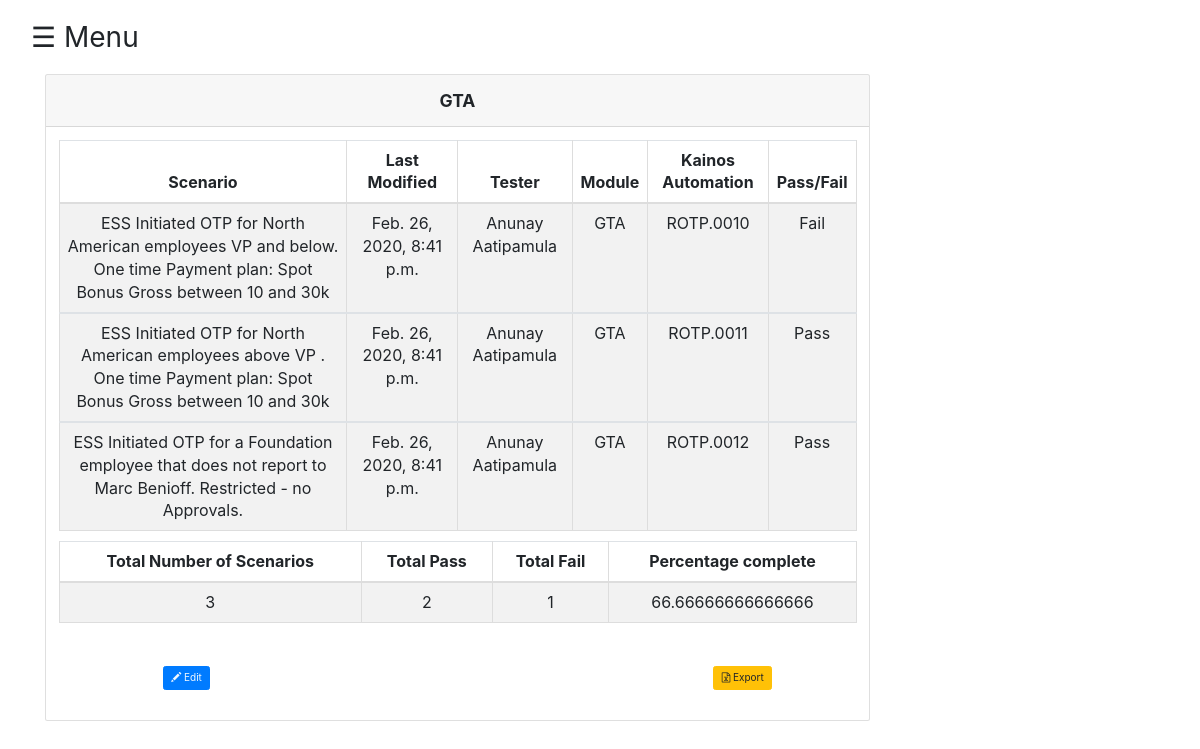
The page /browse/GTA/ (signed in) on the database as committed earlier.
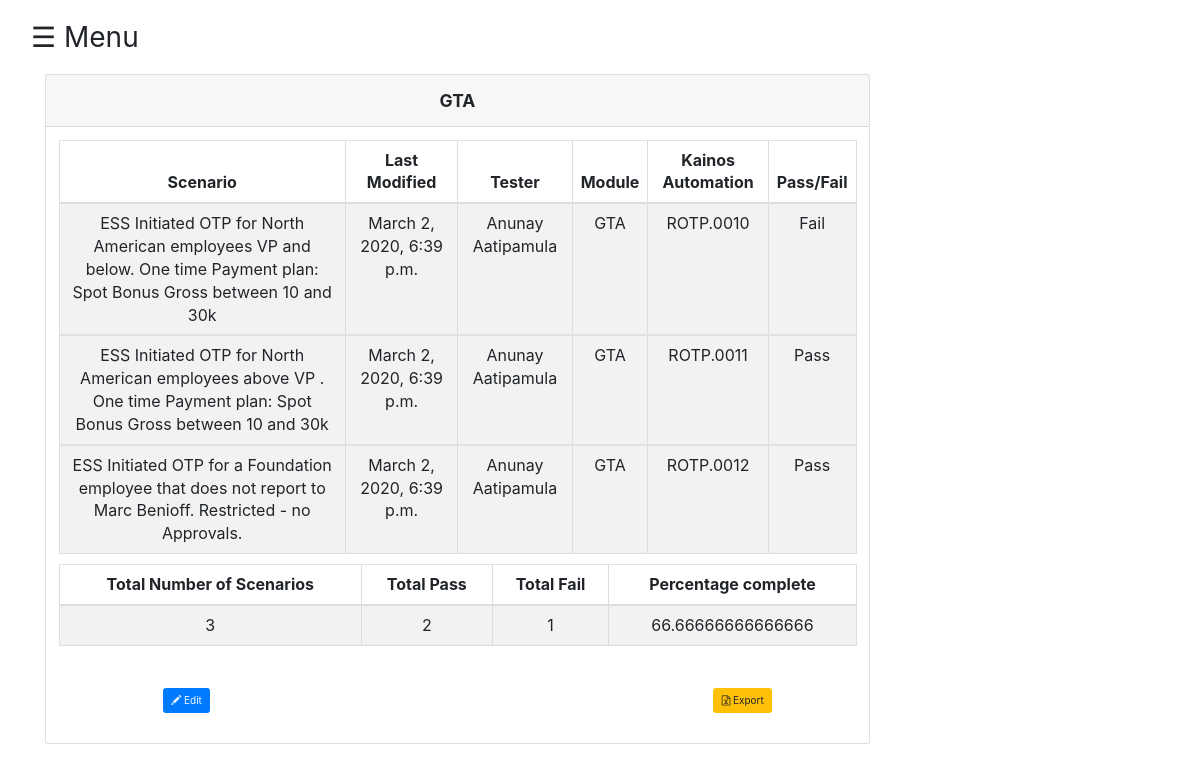
The same page on the database as committed later.
### test_cases/models.py (models this page shows, shortened)
class Tracker(models.Model):
    choices =(("Pass","Pass"),("Fail","Fail"))
    name = models.CharField('Name',max_length=100,null=True)
    email = models.CharField('Email',max_length=100,null=True)
    module = models.CharField('Module',max_length=100,null=True)
    category = models.CharField('Category',max_length=100,null=True)
    scenario = models.CharField('Scenario',max_length = 1000,null=True)
    kainos_id = models.CharField("Kainos Automated TC ID",max_length = 200,null=True)
    last_modified = models.DateTimeField('Last Modified',null=True)
    result = models.CharField('Result',choices = choices,max_length=10,null=True)
    uuid = models.CharField('uuid',max_length = 1000,null=True) #models.ForeignKey(Session,on_delete=models.CASCADE)

### test_cases/views.py (the view)
# urls.py: path('browse/<str:module>/', views.module, name='module'),
@permission_required('test_cases.can_view', login_url='/login/')
def module(request,module):
    if(request.method=="GET"):
        if(module == 'All'):
            records = Tracker.objects.all()
        else:
            records = Tracker.objects.filter(module=module)
        pass1,fail,count,percent = 0,0,0,0
        for i in records:
            count+=1
            if(i.result == 'Pass'):
                pass1+=1
            else:
                fail+=1
        if(count>0):
            percent = (pass1/count)*100
        return render(request,'test_cases/module.html',{'records':records,'module':module,'pass':pass1,'fail':fail,'count':count,'percent':percent})

### test_cases/templates/test_cases/module.html (shortened to what this page needs)
{% extends 'test_cases/base.html' %}
{% block content %}
<link rel="stylesheet" type="text/css" href="https://cdnjs.cloudflare.com/ajax/libs/TableExport/4.0.11/css/tableexport.min.css">
<div class="row">
  <div class="col-xs-9">
    <div class="card">
      <h3 class="card-header text-center font-weight-bold text-uppercase py-4">{{module}}</h3>
        <div class="card-body">
          <div id="table" class="table-editable">
              <table class="table table-bordered table-responsive-md table-striped text-center sortable" id="table" >
                        <thead>
                          <tr>
                            <th class="text-center">Scenario</th>
                            <th class="text-center">Last Modified</th>
                            <th class="text-center">Tester</th>
                            <th class="text-center">Module</th>
                            <th class="text-center">Kainos Automation</th>
                            <th class="text-center">Pass/Fail</th>
                          </tr>
                        </thead>
                    {% for row in records%}
                    <tbody>
                    <tr id="row">
                      <td class="pt-3-half" contenteditable="false" id="scenario{{ forloop.counter }}">{{row.scenario}}</td>
                        <td class="pt-3-half" contenteditable="false" id="last_modified{{ forloop.counter }}">{{row.last_modified}}</td>
                        <td class="pt-3-half" contenteditable="false" id="name{{ forloop.counter }}">{{row.name}}</td>
                        <td class="pt-3-half" contenteditable="false" id="last_modified{{ forloop.counter }}">{{row.module}}</td>
                        <td class="pt-3-half" contenteditable="false" id="kainos_id{{ forloop.counter }}">{{row.kainos_id}}</td>
                        <td class="pt-3-half" contenteditable="false" id="last_modified{{ forloop.counter }}">{{row.result}}</td>
                      </tr>
                      {% endfor %}
                    </tbody>
                    <div class = "container-fluid">
                      <table class="table table-bordered table-responsive-md table-striped text-center sortable" id="table" >
                        <thead>
                          <tr>
                            <th class="text-center">Total Number of Scenarios</th>
                            <th class="text-center">Total Pass</th>
                            <th class="text-center">Total Fail</th>
                            <th class="text-center">Percentage complete</th>
                        </tr>
                        </thead>
                        <tr id="row">
                                <td class="pt-3-half" contenteditable="false" id="name{{ forloop.counter }}">{{count}}</td>
                                <td class="pt-3-half" contenteditable="false" id="last_modified{{ forloop.counter }}">{{pass}}</td>
                                <td class="pt-3-half" contenteditable="false" id="kainos_id{{ forloop.counter }}">{{fail}}</td>
                                <td class="pt-3-half" contenteditable="false" id="last_modified{{ forloop.counter }}">{{percent}}</td>
                        </tr>
                  </table>
                    </div>
                </table>
          </div>
                        <div class="form-group" style="text-align: center;">
                            {% if module != "All" %}
                            <button type="button" style="margin-right: 500px;" class="btn btn-primary space-margin">
                              <a href="{% url 'myapp:edit' module %}" style="color: aliceblue;"><span class="glyphicon glyphicon-pencil"></span> Edit </a>
                            </button>
                            {%endif%}
                            <button href="#" class="btn btn-warning" data-toggle="modal" data-target="#exportModal">
                              <i class="fa fa-file-excel-o" aria-hidden="true"></i> Export</button>
                          </div>
          </div>
        </div>
      </div>
      </div>
</div>
{% endblock %}

Rows that differ between the two databases and show on the page:
changed Tracker "ROTP.0010": last_modified "Feb. 26, 2020, 8:41 p.m." → "March 2, 2020, 6:39 p.m."
changed Tracker "ROTP.0011": last_modified "Feb. 26, 2020, 8:41 p.m." → "March 2, 2020, 6:39 p.m."
changed Tracker "ROTP.0012": last_modified "Feb. 26, 2020, 8:41 p.m." → "March 2, 2020, 6:39 p.m."
